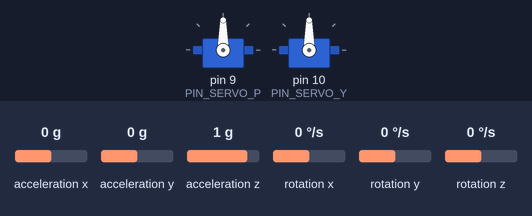
Recording of a sketch running on a simulated Arduino Uno, built with avr-gcc and run on an emulated ATmega328P. On the bench: 2 × servo. Inputs (shaded band) come from the test bench; at power-on: acceleration x 0 g, acceleration y 0 g, acceleration z 1 g, rotation x 0 °/s, rotation y 0 °/s, rotation z 0 °/s. What the sketch prints to the serial monitor is not drawn.

Above: at 0.1 s.
At 40.1 s:
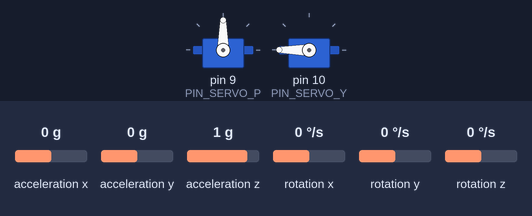
Timing chart, 0 to 41.6 s (numbered marks = the images above):
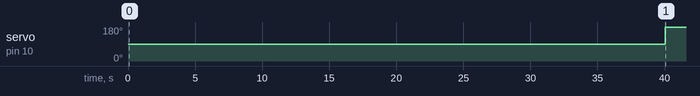

Measured:
- by itself, servo on pin 10 (PIN_SERVO_Y): 90° → 180° at 40.0 s

The sketch:

Bachelor_Arduino.ino
```cpp
#include "MPU9250.h"
#include "MadgwickAHRS.h"
#include "Servo.h"          //Including the libraries that wil be needed for the code.
#include "PID_v1.h"         //The ones that are harder to find will be on the repository.
#include "math.h"
//---------------------------------------------------------//
#define PIN_SERVO_P 9        //Defining the pins for the servos
#define PIN_SERVO_Y 10
//---------------------------------------------------------//
typedef union{
  float number;
  uint8_t bytes[4];
} FLOATUNION_t;                 //Converting the TVC angles into bits to transfer them, through Serial connection,
                                //to the Simulink Simulation
FLOATUNION_t delta_p;
FLOATUNION_t delta_y;
//--------------------------------------------------------//
MPU9250 IMU(Wire, 0x68);                                  //I2C conntection with the IMU
int status;
//--------------------------------------------------------//
float ax, ay, az, gx, gy, gz;                             //Sensor accelerometar and gyro  x,y and z components
float ag = 0.101972;                                      //Transformation from m/s^2 to G's
float pitch, yaw, roll;
//--------------------------------------------------------//
Madgwick filter;                                          //Creating the filter object
unsigned long microsPerReading, microsPrevious;           //Variables for keeping track of the filter
//--------------------------------------------------------//
double Setpoint_p, Input_p, Output_p;
float Kp_p=1;                                             //PID controller for the pitch angle motor
float Kd_p=1.5;
float Ki_p=0;
PID tvc_p(&Input_p, &Output_p, &Setpoint_p, Kp_p, Ki_p, Kd_p, DIRECT);
//--------------------------------------------------------//
double Setpoint_y, Input_y, Output_y;
float Kp_y=1;                                             //PID controller for the yaw angle motor
float Kd_y=1.5;
float Ki_y=0;
PID tvc_y(&Input_y, &Output_y, &Setpoint_y, Kp_y, Ki_y, Kd_y, DIRECT);
//--------------------------------------------------------//
unsigned long time;

Servo servo_p;                                            //Declaring the servo motors, pitch and yaw
Servo servo_y;
//--------------------------------------------------------//
void setup() {
  Serial.begin(115200);
  while (!Serial) {}

  status = IMU.begin();                                   // Start communication with IMU
  if (status < 0) {
    Serial.println("IMU initialization unsuccessful");
    Serial.println("Check IMU wiring or try cycling power");
    Serial.print("Status: ");                             //If the communication with the IMU is unsuccessful, it will display a message
    Serial.println(status);
    while(1) {}
  }

  IMU.setAccelRange(MPU9250::ACCEL_RANGE_2G);
  IMU.setGyroRange(MPU9250::GYRO_RANGE_250DPS);           //Setting the IMU settings
  IMU.setDlpfBandwidth(MPU9250::DLPF_BANDWIDTH_5HZ);

  IMU.calibrateAccel();                                   //Callibrating the IMU
  IMU.calibrateGyro();

  filter.begin(25);
  microsPerReading = 1000000 / 25;
  microsPrevious = micros();

  Input_p=pitch;                                          //Setting the PID controller for the pitch angle servo
  Setpoint_p=0;
  tvc_p.SetMode(AUTOMATIC);
  tvc_p.SetSampleTime(250);
  //tvc_p.SetOutputLimits(0, 10);

  Input_y=yaw;                                            //Setting the PID controller for the yaw angle servo
  Setpoint_y=0;
  tvc_y.SetMode(AUTOMATIC);
  tvc_y.SetSampleTime(250);
  //tvc_y.SetOutputLimits(-10, 10);

  servo_p.attach(PIN_SERVO_P);                            //Setting the servo for the pitch angle
  servo_p.write(90);

  servo_y.attach(PIN_SERVO_Y);                            //Setting the servo for the yaw angle
  servo_y.write(90);
}

void loop() {
  unsigned long microsNow;
  microsNow = micros();
  time=millis();

  if (microsNow - microsPrevious >= microsPerReading) {

    IMU.readSensor();                                    //Read the IMU values

    ax = IMU.getAccelX_mss() * ag;                       //Converting from m/s^2 to G's
    ay = IMU.getAccelY_mss() * ag;
    az = IMU.getAccelZ_mss() * ag;

    gx = IMU.getGyroX_rads() * (180 / PI);               //Converting from rad/s to deg/s
    gy = IMU.getGyroY_rads() * (180 / PI);
    gz = IMU.getGyroZ_rads() * (180 / PI);

    filter.updateIMU(gx, gy, gz, ax, ay, az);            //Giving the filter the acc and gyro values

    pitch = filter.getPitch();                           //Getting the pitch and yaw angles
    yaw = filter.getRoll();                              //The yaw is equal to the roll is because of the possition of the IMU

    if(yaw>=-180 && yaw<=0){                             //Converting the yaw angle to start from 0 degrees and to go + or - from there
      yaw=(yaw+180.0f)*-1;
    }

    if(yaw>0 && yaw<=180){
      yaw=(yaw-180.0f)*-1;
    }

    if(time>40000){                                     //Waiting 40 seconds for the IMU to callibrate and then to start to calcualte with the PID
      if(pitch<0){
        tvc_p.SetControllerDirection(DIRECT);
        Input_p=round(pitch);
        tvc_p.Compute();
        servo_p.write(90+Output_p*-1);
        delta_p.number=Output_p*-1;
      }

      if(pitch>0){
        tvc_p.SetControllerDirection(REVERSE);
        Input_p=round(pitch);
        tvc_p.Compute();
        servo_p.write(90+Output_p);
        delta_p.number=Output_p;
      }

      if(yaw<0){
        tvc_y.SetControllerDirection(DIRECT);
        Input_y=round(yaw);
        tvc_y.Compute();
        servo_y.write(90+Output_y);
        delta_y.number=Output_y;
      }

       if(yaw>0){
        tvc_y.SetControllerDirection(REVERSE);
        Input_y=round(yaw);
        tvc_y.Compute();
        servo_y.write(90+Output_y*-1);
        delta_y.number=Output_y*-1;
      }
//--------------------------------------------------------//
        Serial.write('A');

        for (int i=0; i<4; i++){
           Serial.write(delta_p.bytes[i]);
        }
                                                          //Sending the PID values to to the Simulink simulation
        for (int i=0; i<4; i++){
           Serial.write(delta_y.bytes[i]);
        }

        Serial.print("\n");
//--------------------------------------------------------//
    }

    microsPrevious = microsPrevious + microsPerReading;
  }

  delay(50);
}
```
